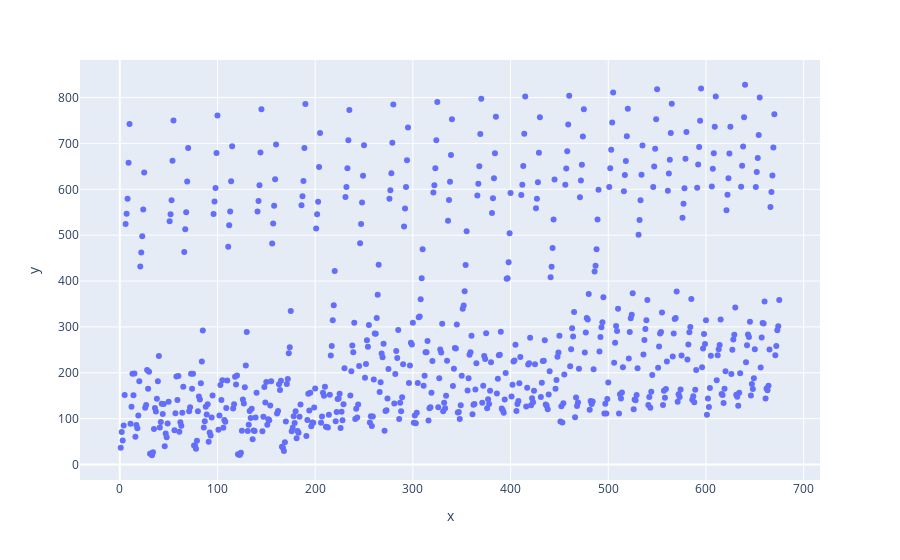
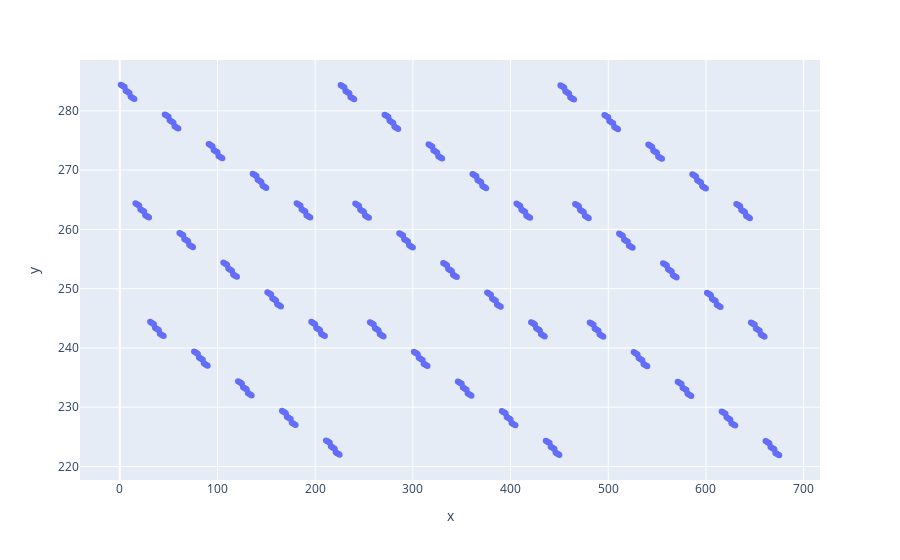

The notebook cell saved with these charts, in order:
### Code cell
# Modulus vs. Combinations
# Parameter_Sum_norm = normalize(Parameter_Sum);
# Modulus_norm = normalize(Modulus);

Modulus_Sum = stats.spearmanr(Modulus, Parameter_Sum)
print("Statistics:", Modulus_Sum.statistic);
print("pvalue:", Modulus_Sum.pvalue);

plotPlotlyScatter(
    stress_strain_domain,
    Modulus
);

plotPlotlyScatter(
    stress_strain_domain,
    Parameter_Sum
);

# plotSimpleScatter(
#     stress_strain_domain_modified, 
#     Modulus, 
#     title="Modulus Points", 
#     xlabel="Stress-Strain Curve",
#     ylabel="Modulus",
#     size=5
# );

# plotSimpleScatter(
#     stress_strain_domain_modified, 
#     Parameter_Sum, 
#     title="Parameter Sum Points", 
#     xlabel="Stress-Strain Curve",
#     ylabel="Parameter Sum",
#     size=5
# );

### Figure 1 — Plotly figure (JSON) as saved in the notebook; plotly's stock layout.template omitted (floating-point values rounded to 4 significant figures; data arrays with more than 128 entries replaced by an {"elided": "..."} marker saying what was removed)
{"data": [{"hovertemplate": "x=%{x}<br>y=%{y}<extra></extra>", "legendgroup": "", "marker": {"color": "#636efa", "symbol": "circle"}, "mode": "markers", "name": "", "orientation": "h", "showlegend": false, "type": "scatter", "x": {"elided": "675 int values"}, "xaxis": "x", "y": {"elided": "675 float values"}, "yaxis": "y"}], "layout": {"legend": {"tracegroupgap": 0}, "margin": {"t": 60}, "xaxis": {"anchor": "y", "domain": [0, 1], "title": {"text": "x"}}, "yaxis": {"anchor": "x", "domain": [0, 1], "title": {"text": "y"}}}}

### Figure 2 — Plotly figure (JSON) as saved in the notebook; plotly's stock layout.template omitted (floating-point values rounded to 4 significant figures; data arrays with more than 128 entries replaced by an {"elided": "..."} marker saying what was removed)
{"data": [{"hovertemplate": "x=%{x}<br>y=%{y}<extra></extra>", "legendgroup": "", "marker": {"color": "#636efa", "symbol": "circle"}, "mode": "markers", "name": "", "orientation": "v", "showlegend": false, "type": "scatter", "x": {"elided": "675 int values"}, "xaxis": "x", "y": {"elided": "675 float values"}, "yaxis": "y"}], "layout": {"legend": {"tracegroupgap": 0}, "margin": {"t": 60}, "xaxis": {"anchor": "y", "domain": [0, 1], "title": {"text": "x"}}, "yaxis": {"anchor": "x", "domain": [0, 1], "title": {"text": "y"}}}}
